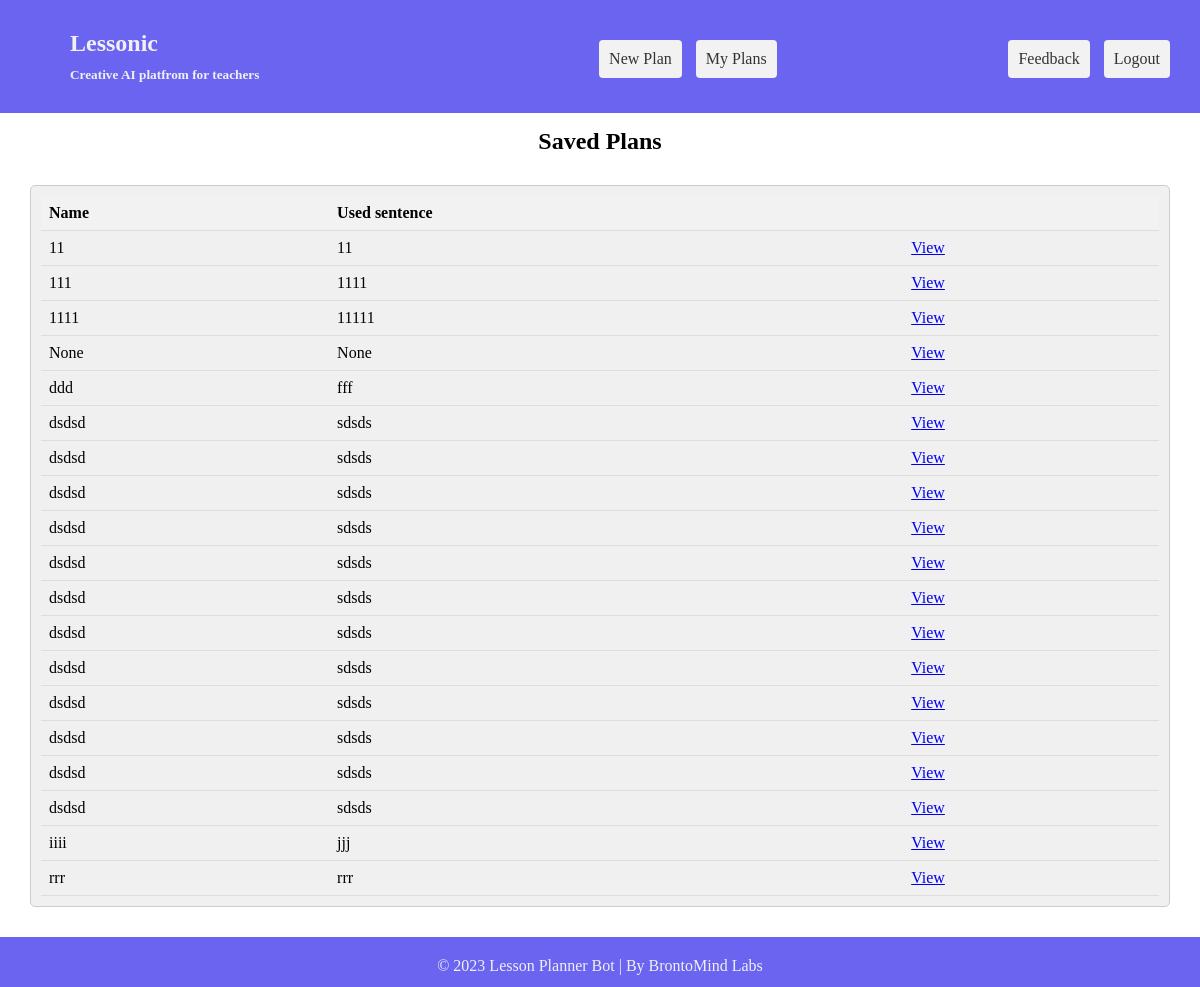
The page /lessons/myreports (signed in) on the database as committed earlier.
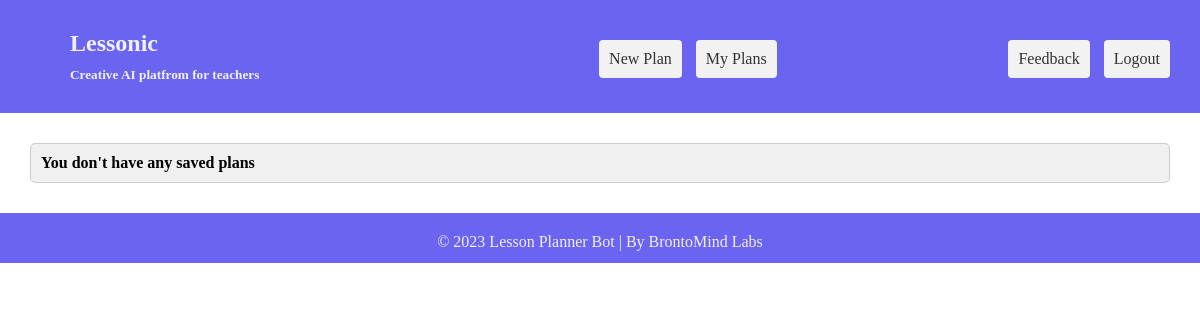
The same page on the database as committed later.
### app/edu/database/models/ModelLessonDesign.py (models this page shows, shortened)
class ModelLessonDesign(db.Model):
    __tablename__ = 'lesson_design'
    id = Column(String, primary_key=True, unique=True)
    lesson_design_name = Column(String)
    desc = Column(String)
    user_id = Column(String)
    created_on = Column(String)
    updated_on = Column(String)

### app/modules/lessons/routes.py (the view)
@blueprint.route('/lessons/myreports', methods=['POST', 'GET'])
@login_required
def myreports():
    lessons_controller = LessonsController()
    return lessons_controller.get_all_reports()

### app/__init__.py (called while the page is built)
def configure_database(app):
    @app.before_first_request
    def initialize_database():
        db.create_all()
    @app.teardown_request
    def shutdown_session(exception=None):
        db.session.remove()

### app/base/models.py (called while the page is built)
@login_manager.user_loader
def user_loader(id):
    return User.query.filter_by(id=id).first()

### app/edu/controllers/LessonsController.py (called while the page is built)
    def get_all_reports(self):
        crudlessondesign = CRUDLessonDesign()
        lessondesigns = crudlessondesign.retrieve_all(session['logger'])
        if len(lessondesigns) > 0:
            return render_template("lessons/myplans.html", lesson_designs=lessondesigns, reports_excit = 'Yes')
        return render_template("lessons/myplans.html", reports_excit='No')

### app/edu/database/crud/CRUDLessonDesign.py (called while the page is built)
    def retrieve_all(self, user_id):
        modellessondesign = ModelLessonDesign.query.filter_by(user_id=user_id).order_by('lesson_design_name').all()
        return modellessondesign

### app/templates/lessons/myplans.html (shortened to what this page needs)
{% extends 'layouts/base_logged.html' %}
{% block content %}
    <section>
        {% if reports_excit == 'Yes' %}
            <div style="padding-top: 15px;">
                <h1 style="text-align: center">Saved Plans</h1>
            </div>
            <div class="paragraph-box">
                <table>
                    <tr>
                        <th>Name</th>
                        <th>Used sentence</th>
                        <th></th>
                    </tr>
                    {% for lesson_design in lesson_designs %}
                        <tr>
                            <td>{{ lesson_design['lesson_design_name']|safe }}</td>
                            <td>{{ lesson_design['desc']|safe }}</td>
                            <td><a href="/lessons/view?r={{ lesson_design['id'] }}">View</a></td>
                        </tr>
                    {% endfor %}
                </table>
            </div>
        {% else %}
            <div class="paragraph-box">
                <h4>You don't have any saved plans</h4>
            </div>
        {% endif %}
    </section>
{% endblock content %}

### app/templates/layouts/base_logged.html (shortened to what this page needs)
<html>
<head>
    <link href="../static/css/main.css" rel="stylesheet"/>
</head>
<body>
<section class="header">
    <div class="container_header">
        <div class="logo">
            <h1 style="padding-bottom: 10px;">Lessonic</h1> <h5>Creative AI platfrom for teachers</h5>
        </div>
        <div  style="padding-top: 20px;">
            <ul class="menu">
                <li><a href="/lessons/startreport">New Plan</a></li>
                <li><a href="/lessons/myreports">My Plans</a></li>
            </ul>
        </div>
        <div style="padding-top: 20px;">
            <ul class="menu">
                <li><a href="/feedback/sendfeedback">Feedback</a></li>
                <li><a href="/logout">Logout</a></li>
            </ul>
        </div>
    </div>
</section>
{% block content %}{% endblock content %}
{% include 'layouts/footer.html' %}

### app/templates/layouts/footer.html
<div class="footer">© 2023 Lesson Planner Bot | By BrontoMind Labs</div>
    </body>
</html>

### app/static/css/main.css (style rules this page uses)
* { margin: 0; padding: 0; box-sizing: border-box; }
.paragraph-box { background-color: #f0f0f0; margin: 30px; padding: 10px; border: 1px solid #cccccc; border-radius: 5px; }
.header { padding: 20px; background-color: #6a64f1; }
.logo { color: #f0f0f0; text-align: left; padding-bottom: 10px; padding-top: 10px; padding-left: 50px; }
ul.menu { list-style: none; margin: 0; padding: 0; text-align: right; }
ul.menu li { display: inline-block; margin-right: 10px; }
ul.menu li a { display: block; padding: 10px; text-decoration: none; background-color: #f2f2f2; color: #333; border-radius: 4px; }
.container_header { display: grid; grid-template-columns: 1fr 1fr 1fr; grid-gap: 20px; }
.footer { text-align: center; padding: 20px; background-color: #6a64f1; color: #f0f0f0; height: 50px; }

Rows that differ between the two databases and show on the page:
removed ModelLessonDesign: lesson_design_name "11", desc "11"
removed ModelLessonDesign: lesson_design_name "111", desc "1111"
removed ModelLessonDesign: lesson_design_name "1111", desc "11111"
removed ModelLessonDesign: lesson_design_name "None", desc "None"
removed ModelLessonDesign: lesson_design_name "ddd", desc "fff"
removed ModelLessonDesign: lesson_design_name "dsdsd", desc "sdsds"
removed ModelLessonDesign: lesson_design_name "dsdsd", desc "sdsds"
removed ModelLessonDesign: lesson_design_name "dsdsd", desc "sdsds"
removed ModelLessonDesign: lesson_design_name "dsdsd", desc "sdsds"
removed ModelLessonDesign: lesson_design_name "dsdsd", desc "sdsds"
removed ModelLessonDesign: lesson_design_name "dsdsd", desc "sdsds"
removed ModelLessonDesign: lesson_design_name "dsdsd", desc "sdsds"
removed ModelLessonDesign: lesson_design_name "dsdsd", desc "sdsds"
removed ModelLessonDesign: lesson_design_name "dsdsd", desc "sdsds"
removed ModelLessonDesign: lesson_design_name "dsdsd", desc "sdsds"
removed ModelLessonDesign: lesson_design_name "dsdsd", desc "sdsds"
removed ModelLessonDesign: lesson_design_name "dsdsd", desc "sdsds"
removed ModelLessonDesign: lesson_design_name "iiii", desc "jjj"
removed ModelLessonDesign: lesson_design_name "rrr", desc "rrr"
Other text that changed with them:
text no longer shown: "Saved Plans Name Used sentence"
text now shown: "You don't have any saved plans"
